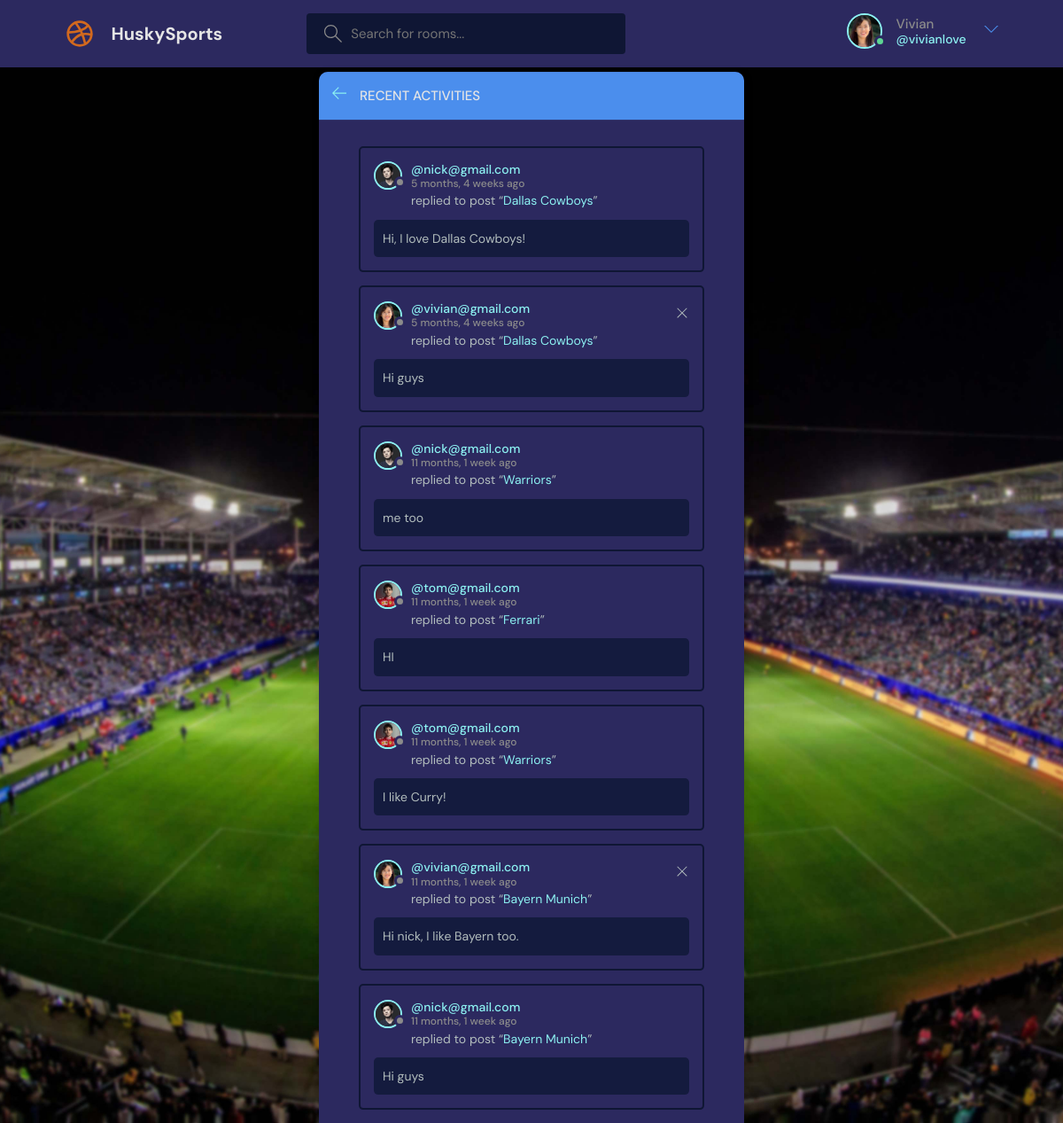
The page /activity/ (signed in) on the database its author committed.
### baseapp/models.py (models this page shows, shortened)
class User(AbstractUser):
    name = models.CharField(max_length=200, null=True)
    email = models.EmailField( unique=True, null=True)
    bio = models.TextField(null=True)
    avatar = models.ImageField(null=True, default="avatar.svg")
    USERNAME_FIELD = 'email'
    REQUIRED_FIELDS = ['username']

class Message(models.Model):
    user= models.ForeignKey(User, on_delete=models.CASCADE)
    room = models.ForeignKey(Room, on_delete=models.CASCADE)
    body = models.TextField()
    updated = models.DateTimeField(auto_now=True)
    created = models.DateTimeField(auto_now_add=True)
    class Meta:
        ordering = ['-updated', '-created']

class Room(models.Model):
    host = models.ForeignKey(User, on_delete=models.SET_NULL, null=True)
    topic = models.ForeignKey(Topic, on_delete=models.SET_NULL, null=True)
    name = models.CharField(max_length=200)
    description = models.TextField(null=True, blank=True)
    participants = models.ManyToManyField(User, related_name='participants', blank=True)
    updated = models.DateTimeField(auto_now=True)
    created = models.DateTimeField(auto_now_add=True)
    class Meta:
        ordering = ['-updated', '-created']
    def __str__(self):
        return self.name

### baseapp/views.py (the view)
# urls.py: path('activity/', views.activityPage, name="activity"),
def activityPage(request):
    room_messages = Message.objects.all()
    return render(request, 'baseapp/activity.html', {'room_messages': room_messages})

### baseapp/templates/baseapp/activity.html
{% extends 'main.html' %}
{% block content %}
<main class="layout">
  <div class="container">
    <div class="layout__box">
      <div class="layout__boxHeader">
        <div class="layout__boxTitle">
          <a href="{% url 'home' %}">
            <svg version="1.1" xmlns="http://www.w3.org/2000/svg" width="32" height="32" viewBox="0 0 32 32">
              <title>arrow-left</title>
              <path
                d="M13.723 2.286l-13.723 13.714 13.719 13.714 1.616-1.611-10.96-10.96h27.625v-2.286h-27.625l10.965-10.965-1.616-1.607z"
              ></path>
            </svg>
          </a>
          <h3>Recent Activities</h3>
        </div>
      </div>
      <div class="activities-page layout__body">
        {% for message in room_messages %}
        <div class="activities__box">
          <div class="activities__boxHeader roomListRoom__header">
            <a href="{% url 'user-profile' message.user.id %}" class="roomListRoom__author">
              <div class="avatar avatar--small">
                <img src="{{message.user.avatar.url}}" />
              </div>
              <p>
                @{{message.user}}
                <span>{{message.created|timesince}} ago</span>
              </p>
            </a>
            {% if request.user == message.user %}
            <div class="roomListRoom__actions">
              <a href="{% url 'delete-message' message.id %}">
                <svg version="1.1" xmlns="http://www.w3.org/2000/svg" width="32" height="32" viewBox="0 0 32 32">
                  <title>remove</title>
                  <path
                    d="M27.314 6.019l-1.333-1.333-9.98 9.981-9.981-9.981-1.333 1.333 9.981 9.981-9.981 9.98 1.333 1.333 9.981-9.98 9.98 9.98 1.333-1.333-9.98-9.98 9.98-9.981z"
                  ></path>
                </svg>
              </a>
            </div>
            {% endif %}
          </div>
          <div class="activities__boxContent">
            <p>replied to post “<a href="{% url 'room' message.room.id %}">{{message.room}}</a>”</p>
            <div class="activities__boxRoomContent">
              {{message.body}}
            </div>
          </div>
        </div>
        {% endfor %}
      </div>
    </div>
  </div>
</main>
{% endblock content %}

### templates/navbar.html (shortened to what this page needs)
{% load static %}
<header class="header header--loggedIn">
    <div class="container">
      <a href="{% url 'home' %}" class="header__logo">
        <img src="{% static 'images/logo.svg' %}" />
        <h1>HuskySports</h1>
      </a>
      <form class="header__search" method="GET" action="{% url 'home' %}">
        <label>
          <input name="q" placeholder="Search for rooms..." />
        </label>
      </form>
      <nav class="header__menu">
        {% if request.user.is_authenticated %}
        <div class="header__user">
          <a href="{% url 'update-user' %}">
            <div class="avatar avatar--medium active">
              <img src="{{request.user.avatar.url}}" />
            </div>
            <p>{{request.user.name}}<span>@{{request.user.username}}</span></p>
          </a>
          <button class="dropdown-button">
            <svg version="1.1" xmlns="http://www.w3.org/2000/svg" width="32" height="32" viewBox="0 0 32 32">
              <title>chevron-down</title>
              <path d="M16 21l-13-13h-3l16 16 16-16h-3l-13 13z"></path>
            </svg>
          </button>
        </div>
        {% else %}
        <a href="{% url 'login' %}">
          <img src="{% static 'images/avatar.svg' %}" />
          <p>Login</p>
        </a>
        {% endif %}
      </nav>
    </div>
  </header>

### rows shown on the page
User: user.avatar (picture), user.name "Vivian", user.username "vivianlove"
Message: user.avatar (picture), user "nick@gmail.com", created "5 months, 4 weeks", room "Dallas Cowboys", body "Hi, I love Dallas Cowboys!"
Message: user.avatar (picture), user "vivian@gmail.com", created "5 months, 4 weeks", room "Dallas Cowboys", body "Hi guys"
Message: user.avatar (picture), user "nick@gmail.com", created "11 months, 1 week", room "Warriors", body "me too"
Message: user.avatar (picture), user "tom@gmail.com", created "11 months, 1 week", room "Ferrari", body "HI"
Message: user.avatar (picture), user "tom@gmail.com", created "11 months, 1 week", room "Warriors", body "I like Curry!"
Message: user.avatar (picture), user "vivian@gmail.com", created "11 months, 1 week", room "Bayern Munich", body "Hi nick, I like Bayern too."
Message: user.avatar (picture), user "nick@gmail.com", created "11 months, 1 week", room "Bayern Munich", body "Hi guys"
